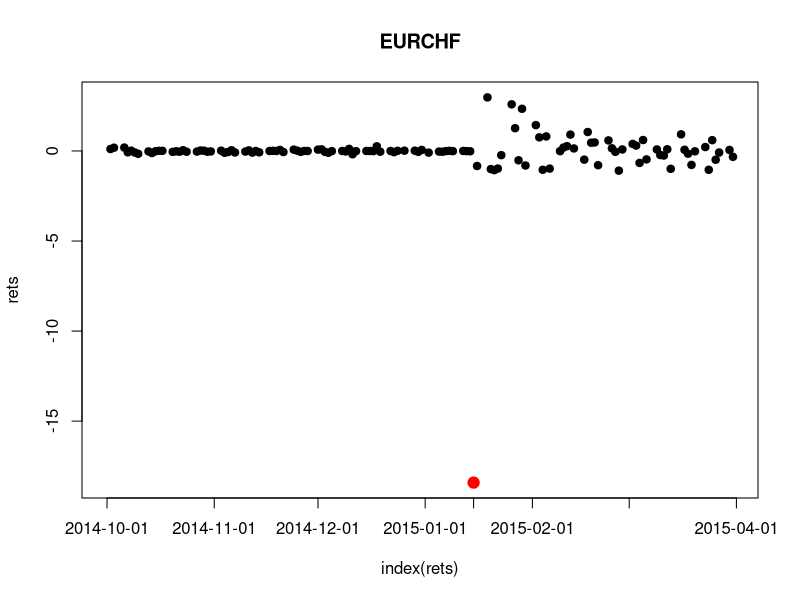

This figure's R source:
library(xts)
library(lubridate)
library(magrittr)
library(TTR)
library(Cairo)
data = read.csv("eurchf_d.csv")

date = data$Data %>% ymd
close = data[,5]


close = xts(close, order.by = date)
close = close["2014-10/2015-03"]
rets = (log(close) %>% diff)*100


CairoPDF(file = "EURCHF.pdf",  width = 9, height = 6)
plot(index(rets),rets, main = "EURCHF", type = "p", pch = 19, xaxt = "n")

out = rets[rets< -15]

points(index(out), as.numeric(out), col = "red", cex = 1.5, pch = 19)
scale = pretty(index(rets))
scale = sort(c("2015-01-15", as.character(scale)))

axis(1, scale %>% ymd, scale)

dev.off()

file.copy("EURCHF.pdf", "../wykresy/EURCHF.pdf",overwrite = TRUE)

rets["/2015-01-14"] %>% na.omit %>% range
rets["2015-01-16/"] %>% na.omit %>% range
